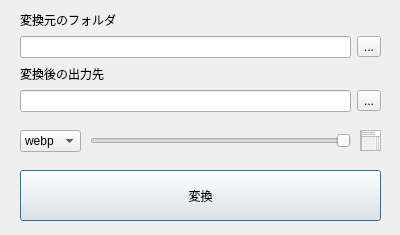
<?xml version="1.0" encoding="UTF-8"?>
<ui version="4.0">
 <class>Dialog</class>
 <widget class="QDialog" name="Dialog">
  <property name="enabled">
   <bool>true</bool>
  </property>
  <property name="geometry">
   <rect>
    <x>0</x>
    <y>0</y>
    <width>400</width>
    <height>235</height>
   </rect>
  </property>
  <property name="windowTitle">
   <string>Webpにするっぴー</string>
  </property>
  <property name="layoutDirection">
   <enum>Qt::RightToLeft</enum>
  </property>
  <widget class="QWidget" name="verticalLayoutWidget">
   <property name="geometry">
    <rect>
     <x>20</x>
     <y>10</y>
     <width>361</width>
     <height>102</height>
    </rect>
   </property>
   <layout class="QVBoxLayout" name="verticalLayout">
    <item>
     <widget class="QLabel" name="PathInputLabel">
      <property name="text">
       <string>変換元のフォルダ</string>
      </property>
     </widget>
    </item>
    <item>
     <layout class="QHBoxLayout" name="horizontalLayout">
      <item>
       <widget class="QToolButton" name="toolButton">
        <property name="text">
         <string>...</string>
        </property>
       </widget>
      </item>
      <item>
       <widget class="QLineEdit" name="lineEdit"/>
      </item>
     </layout>
    </item>
    <item>
     <widget class="QLabel" name="OutputPathLabel">
      <property name="text">
       <string>変換後の出力先</string>
      </property>
     </widget>
    </item>
    <item>
     <layout class="QHBoxLayout" name="horizontalLayout_2">
      <item>
       <widget class="QToolButton" name="toolButton_2">
        <property name="text">
         <string>...</string>
        </property>
       </widget>
      </item>
      <item>
       <widget class="QLineEdit" name="lineEdit_2"/>
      </item>
     </layout>
    </item>
   </layout>
  </widget>
  <widget class="QPushButton" name="convert">
   <property name="geometry">
    <rect>
     <x>20</x>
     <y>170</y>
     <width>361</width>
     <height>51</height>
    </rect>
   </property>
   <property name="text">
    <string>変換</string>
   </property>
  </widget>
  <widget class="QTextEdit" name="textEdit">
   <property name="geometry">
    <rect>
     <x>360</x>
     <y>130</y>
     <width>21</width>
     <height>21</height>
    </rect>
   </property>
  </widget>
  <widget class="QSlider" name="horizontalSlider">
   <property name="geometry">
    <rect>
     <x>90</x>
     <y>130</y>
     <width>261</width>
     <height>22</height>
    </rect>
   </property>
   <property name="orientation">
    <enum>Qt::Horizontal</enum>
   </property>
  </widget>
  <widget class="QComboBox" name="Extensions">
   <property name="geometry">
    <rect>
     <x>20</x>
     <y>130</y>
     <width>61</width>
     <height>22</height>
    </rect>
   </property>
   <property name="layoutDirection">
    <enum>Qt::LeftToRight</enum>
   </property>
   <property name="currentText">
    <string>webp</string>
   </property>
   <item>
    <property name="text">
     <string>webp</string>
    </property>
   </item>
   <item>
    <property name="text">
     <string>jpg</string>
    </property>
   </item>
   <item>
    <property name="text">
     <string>png</string>
    </property>
   </item>
   <item>
    <property name="text">
     <string>bmp</string>
    </property>
   </item>
  </widget>
 </widget>
 <resources/>
 <connections>
  <connection>
   <sender>toolButton</sender>
   <signal>clicked()</signal>
   <receiver>toolButton</receiver>
   <slot>showMenu()</slot>
   <hints>
    <hint type="sourcelabel">
     <x>369</x>
     <y>44</y>
    </hint>
    <hint type="destinationlabel">
     <x>369</x>
     <y>44</y>
    </hint>
   </hints>
  </connection>
  <connection>
   <sender>toolButton_2</sender>
   <signal>clicked()</signal>
   <receiver>toolButton_2</receiver>
   <slot>showMenu()</slot>
   <hints>
    <hint type="sourcelabel">
     <x>375</x>
     <y>97</y>
    </hint>
    <hint type="destinationlabel">
     <x>375</x>
     <y>97</y>
    </hint>
   </hints>
  </connection>
  <connection>
   <sender>convert</sender>
   <signal>clicked()</signal>
   <receiver>convert</receiver>
   <slot>click()</slot>
   <hints>
    <hint type="sourcelabel">
     <x>209</x>
     <y>192</y>
    </hint>
    <hint type="destinationlabel">
     <x>209</x>
     <y>192</y>
    </hint>
   </hints>
  </connection>
 </connections>
</ui>
